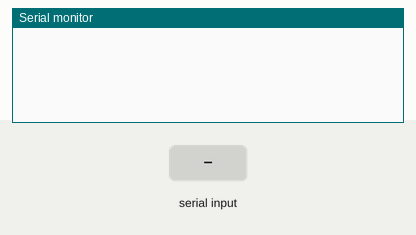
A sketch run on a simulated Arduino Uno, built with avr-gcc and run on an emulated ATmega328P. Shown: the last lines printed to the serial monitor. The inputs (shaded band) are chosen by the test bench.

Above: at 1.2 s.
1.3 s: "1" received over the second serial link
At 2.2 s:
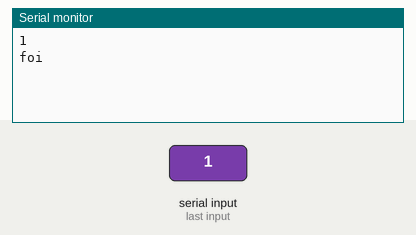
2.8 s: "2" received over the second serial link
At 3.4 s:
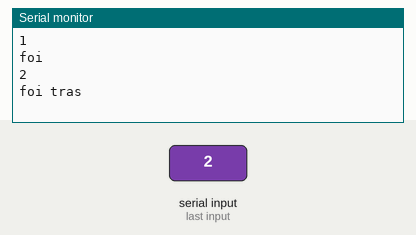
4.3 s: "3" received over the second serial link
At 5.5 s:
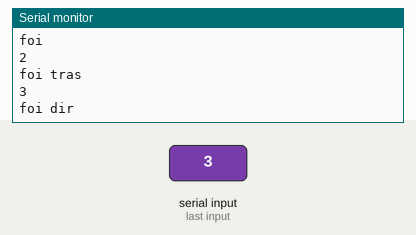
5.8 s: "4" received over the second serial link
At 6.8 s:
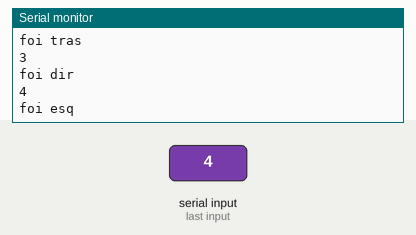
Timing chart, 0 to 8.3 s (numbered marks = the images above; inputs shaded):
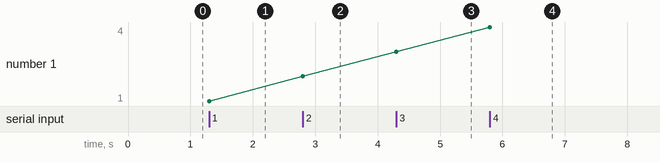

The sketch:

bluetooth.ino
```cpp
#include <SoftwareSerial.h>

SoftwareSerial mySerial(10, 11);

bool paraFrente = false;
bool paraTras = false;
bool paraDireita = false;
bool paraEsquerda = false;

void setup()
{
  Serial.begin(115200);
  mySerial.begin(38400);
}

void loop()
{
  char value;

  if (mySerial.available()>0)
  {
    value = mySerial.read();
    Serial.println(value);
    switch (value)
    {
      case '1':
        paraFrente = true;
        Serial.println("foi");
      break;

      case '2':
        paraTras = true;
        Serial.println("foi tras");
      break;

      case '3':
        paraDireita = true;
        Serial.println("foi dir");
      break;

      case '4':
        paraEsquerda = true;
        Serial.println("foi esq");
      break;
    }
  }
 }
```

Measured:
- after the input at 1.3 s, the serial monitor: prints a new line at once (image 1)
- after the input at 2.8 s, the serial monitor: prints a new line at once (image 2)
- after the input at 4.3 s, the serial monitor: prints a new line at once (image 3)
- after the input at 5.8 s, the serial monitor: prints a new line at once (image 4)
- plotted number 1: 1 → 2 after the input at 2.8 s, 2 → 3 after the input at 4.3 s, 3 → 4 after the input at 5.8 s
